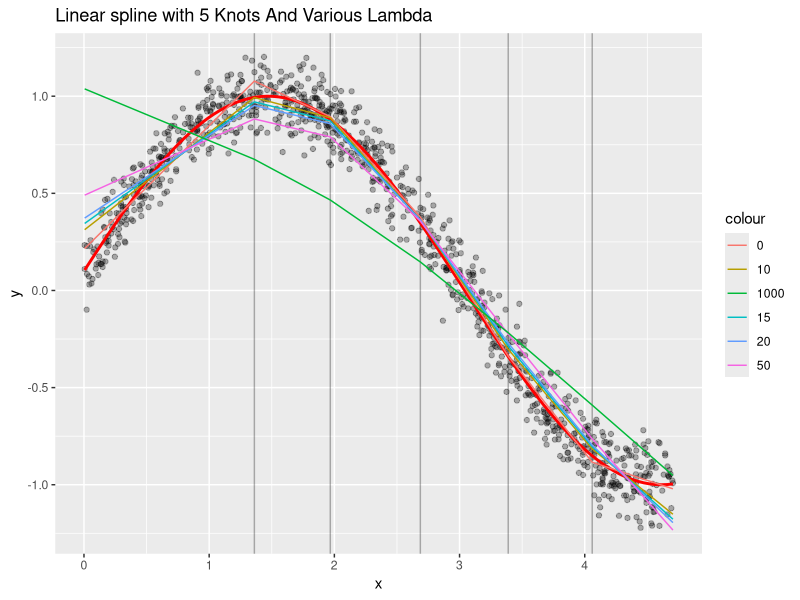

Write R code to recreate this figure.
rm(list = ls())
library(tidyverse)

prediction_storage <- list("0" = NULL)
knot_storage <- list("0" = NULL)

x <- runif(n = 1000, min = 0, max = 3*pi/2)
e <- rnorm(n = 1000, mean = 0, sd = 0.1)
y <- sin(x + 0.1) + e
df <- data.frame(x, e, y)

for(num_knots in c(5, 10, 20, 30)){
    for(l in c(0, 10, 15, 20, 50, 1000)){
        
        # get knot locations
        K <- num_knots
        k <- 1:K
        knots <- quantile(x, probs = (k+1)/(K+2))
        
        # make linear spline matrix
        X <- cbind(1, x)
        for(i in k){
            X <- cbind(X, (x - knots[i]) * as.numeric(x > knots[i]))
        }
        
        # make D
        D <- diag(c(0, 0, rep(1, K)))
        
        # set smoothing parameter
        lambda <- l
        
        # get beta hat
        beta_hat <- solve(t(X) %*% X + lambda * D, t(X) %*% y)
        
        # get estimates
        y_hat <- X %*% beta_hat
        
        
        prediction_storage[[as.character(num_knots)]][[as.character(l)]] <- y_hat
        
    }
    knot_storage[[as.character(num_knots)]] <- knots
}

my_unpack <- function(my_list, which_k){
    
    my_list <- my_list[[which_k]]
    pckg <- my_list[[1]]
    for(i in 2:length(my_list)){
        tmp <- my_list[[i]]
        pckg <- cbind(pckg, tmp)
    }
    return(pckg)
}

test_preds <- my_unpack(prediction_storage, 2)

# plot
ggplot(data = df) +
    geom_point(mapping = aes(x = x, y = y), alpha = 0.3, show.legend = FALSE) +
    geom_vline(xintercept = knot_storage[[2]], alpha = 0.3) +
    stat_function(fun = function(x) {sin(x + 0.1)}, lwd = 1, color = "red") +
    geom_line(mapping = aes(x = x, y = test_preds[, 1], color = "0")) +
    geom_line(mapping = aes(x = x, y = test_preds[, 2], color = "10")) +
    geom_line(mapping = aes(x = x, y = test_preds[, 3], color = "15")) +
    geom_line(mapping = aes(x = x, y = test_preds[, 4], color = "20")) +
    geom_line(mapping = aes(x = x, y = test_preds[, 5], color = "50")) +
    geom_line(mapping = aes(x = x, y = test_preds[, 6], color = "1000")) +
    scale_color_discrete() +
    ggtitle("Linear spline with 5 Knots And Various Lambda")
